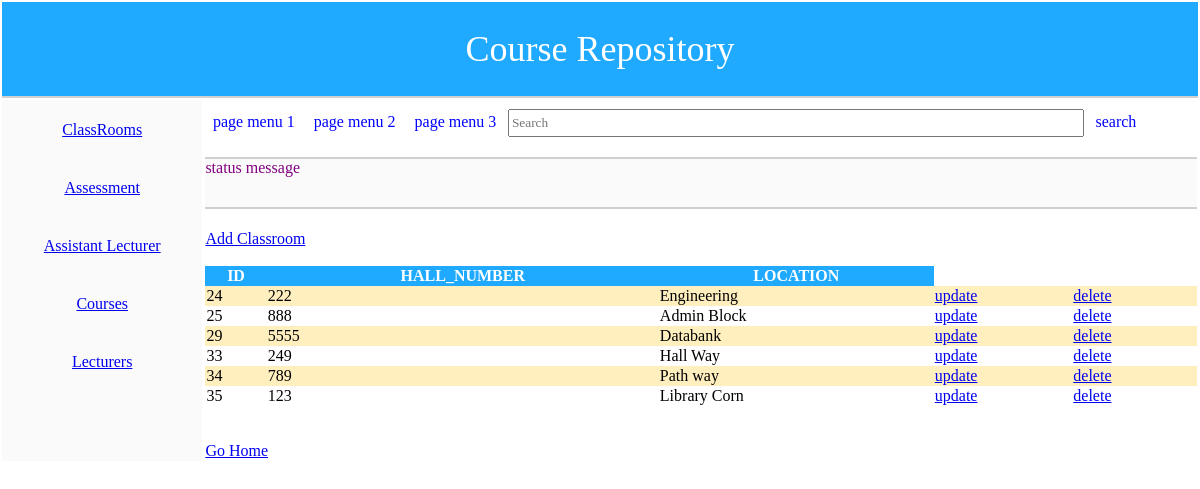
Screenshot of /display.php with the database file from the repository.
### tables this page shows
CREATE TABLE IF NOT EXISTS `classrooms` (
`ID` int(100) NOT NULL,
  `Hall_No` varchar(100) NOT NULL,
  `Location` varchar(100) NOT NULL
);

### classroom.php (called while the page is built, shortened)
<?php
include_once("adb.php");
class classrooms extends adb{
	function view_all(){
		$str_query="select * from classrooms";
		if(!$this->query($str_query)){
			return false;
		}
		return $this->fetch();
	}
}
?>

### adb.php (called while the page is built, shortened)
<?php
class adb {
    var $link;
    var $result;
    function connect() {
        $this->link = mysql_connect(DB_HOST , DB_USER, DB_PWORD);
        return true;
    }
    function fetch() {
        return mysql_fetch_assoc($this->result);
    }
    function query($str_sql) {
        $this->result = mysql_query($str_sql,$this->link);
        return true;
    }
}
?>

### display.php (the view, shortened to what this page needs)
<html>
	<head>
		<link rel="stylesheet" href="css/style.css">
	</head>
	<body>
		<table id= "tableBody" width="100%">
			<tr>
				<td colspan="2" id="pageheader">
					Course Repository
				</td>
			</tr>
			<tr>
				<td id="mainnav">
					<div class="menuitem">
					<a href='display.php?id={$row['ID']}'/>ClassRooms
					</div>
					<div class="menuitem">
					<a href='displayassess.php?id={$row['ID']}'/>Assessment
					</div>
					<div class="menuitem">
					<a href='assistantview.php?id={$row['ID']}'/>Assistant Lecturer
					</div>
					<div class="menuitem">
                    <a href='viewcourse.php?id={$row['ID']}'/>Courses
                    </div>
                    <div class="menuitem">
                    <a href='viewlecturers.php?id={$row['ID']}'/>Lecturers
                    </div>
				</td>
				<td id="content">
					<div id="divPageMenu">
						<span class="menuitem" >page menu 1</span>
						<span class="menuitem" >page menu 2</span>
						<span class="menuitem" >page menu 3</span>
						<input type="text" id="txtSearch" placeholder = "Search"/>
						<span class="menuitem">search</span>
					</div>
					<div id="divStatus" class="status">
						status message
					</div>
					<div id="divContent">
<?php
	include("classroom.php");
	echo"<br>";
	echo"<a href='addclassroom.php'>Add Classroom<br></a>";
	echo"<table id= tableExample class=reportTable width=100%>";
	echo"<tr class=header>
		<th><b>ID</b></th>
		<th><b>Hall_Number</b></th>
		<th><b>Location</b></th></tr><br>";
		$obj = new classrooms();
		$row=$obj->view_all();
		$i=0;
		while($row){
			if($i%2==0){
			echo"<tr class=row1>
				<td>{$row['ID']}</td>
				<td>{$row['Hall_No']}</td>
				<td>{$row['Location']}</td>
				<td><a href='updateclassroom.php?id={$row['ID']}'/>update</td>
				<td><a href='deleteclassroom.php?id={$row['ID']}'/>delete</td></tr>";
			}
			else{
			echo"<tr class=row2>
				<td>{$row['ID']}</td>
				<td>{$row['Hall_No']}</td>
				<td>{$row['Location']}</td>
				<td><a href='updateclassroom.php?id={$row['ID']}'/>update</td>
				<td><a href='deleteclassroom.php?id={$row['ID']}'/>delete</td></tr>";
			}
		$i++;
		$row = $obj->fetch();
		}
	echo"</table><br><br>";
	echo"<a href='index.php'>Go Home<br></a>";
?>
</head>
</html>

### css/style.css (style rules this page uses)
body { margin: 0px; }
.status { background-color:#fafafa; color: purple; border-bottom: solid 2px #d0d0d0; font-weight: solid; }
#mainnav .menuitem { color:black; cursor:hand; padding: 20px; }
#divPageMenu .menuitem { color:blue; cursor:hand; padding: 0.2cm; }
#pageheader { height: 1in; background-color: 1faaff; font-size: 36px; color: ffffff; text-align: center; border-bottom: solid 2px #d0d0d0; }
#mainnav { text-align: center; width:2in; vertical-align:top; background-color:#fafafa; }
#content { width:10in; vertical-align:top; background-color:#ffffff; }
#divPageMenu { height:0.5in; border-bottom: solid 2px #d0d0d0; padding-top: 0.2cm; }
#divStatus { height:0.5in; }
.reportTable { border:1px; border-collapse:collapse; }
.reportTable .header { background-color: #1faaff; text-transform: uppercase; color: White; }
.reportTable .row1 { background-color: #FFEFBF; }
.reportTable .row2 { background-color:White; }
#txtSearch { height: 0.3in; width: 6in; font-family: cursive; }
#divContent { padding-top: 0.1cm; background-color:white; }

### rows the page displays
classrooms: ID "24", Hall_No "222", Location "Engineering"
classrooms: ID "25", Hall_No "888", Location "Admin Block"
classrooms: ID "29", Hall_No "5555", Location "Databank"
classrooms: ID "33", Hall_No "249", Location "Hall Way"
classrooms: ID "34", Hall_No "789", Location "Path way"
classrooms: ID "35", Hall_No "123", Location "Library Corn"
